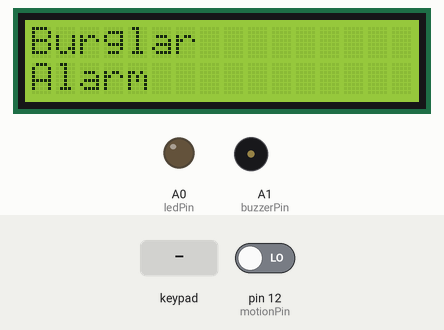
Bench run of a sketch on a simulated Arduino Uno, built with avr-gcc and run on an emulated ATmega328P. Parts: 16×2 character LCD, output pins drawn as LEDs (lit = HIGH), buzzer (waves = sounding). Dashed ring = blinking. The inputs (shaded band) are chosen by the test bench; at power-on: pin 12 (motionPin) LOW.

Above: at 4.2 s.
4.3 s: keypad keys 1 2 3 4 D pressed 0.4 s apart
At 8.1 s:
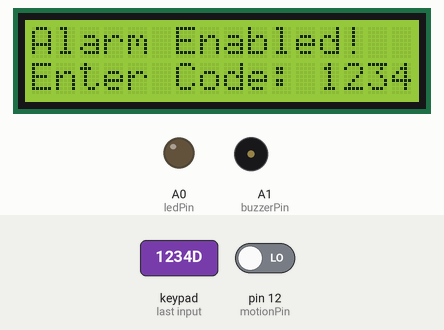
9.3 s: key 'D' pressed
At 10.5 s:
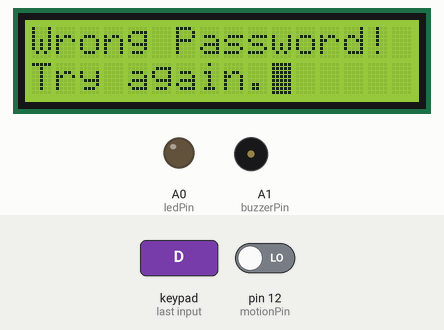
12.3 s: pin 12 (motionPin) driven HIGH
At 13.4 s:
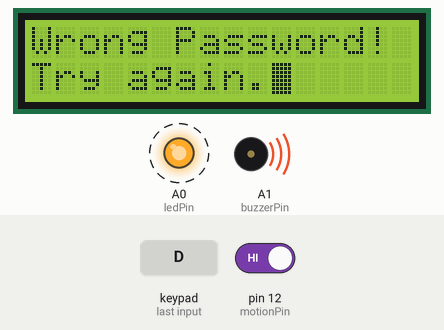
15.3 s: keypad keys 1 2 3 4 D pressed 0.4 s apart
At 19.1 s:
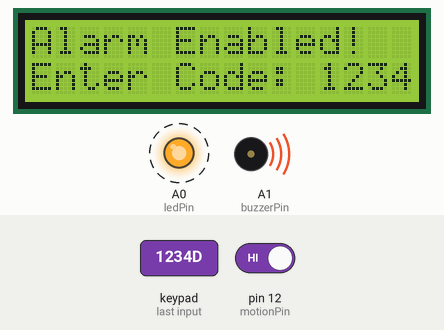
20.3 s: key '1' pressed
At 21.3 s:
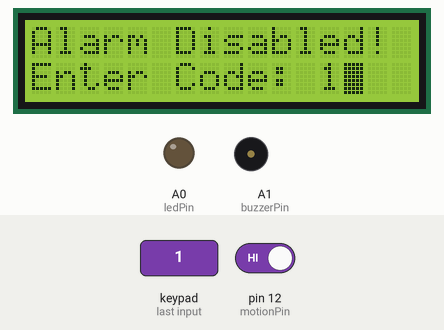
23.3 s: pin 12 (motionPin) driven LOW
Timing chart, 0 to 26.3 s (numbered marks = the images above; inputs shaded):
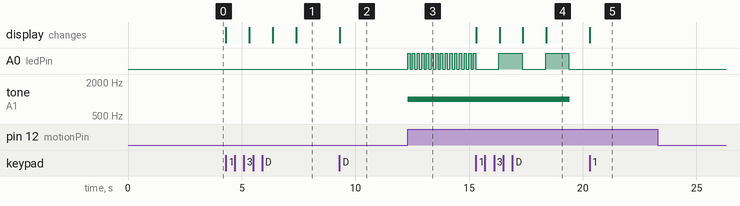

The sketch:

LCDKeypad.ino
```cpp
#include <Keypad.h>
#include<LiquidCrystal.h>
#include<SoftwareSerial.h>
LiquidCrystal lcd(2,3,4,5,6,7);

const byte ROWS = 4;
const byte COLS = 4;
const int buzzerPin = A1;
const int ledPin = A0;
const int motionPin = 12;

boolean unlocked = false;
boolean buzzer_mode = false;

String enterCode = "Enter Code: ";
int tries = 3;
long previousMillis = 0;
long interval = 100;
int ledState = LOW;
char code;
String enteredCode;
String password = "1234";

char keys[ROWS][COLS] = {
  {'1','2','3','+'},
  {'4','5','6','-'},
  {'7','8','9','C'},
  {'*','0','=','D'}
};

byte rowPins[ROWS] = {8,9,10,11};
byte colPins[COLS] = {A5,A4,A3,A2};
Keypad customKeypad = Keypad( makeKeymap(keys), rowPins, colPins, ROWS, COLS);

void setup() {
  // put your setup code here, to run once:
  pinMode(ledPin, OUTPUT);
  pinMode(buzzerPin, OUTPUT);

  lcd.begin(16,2);
  lcd.setCursor(0,0);
  lcd.print("Burglar");
  lcd.setCursor(0,1);
  lcd.print("Alarm");
  delay(3000);
  lcd.clear();
  lcd.cursor();
  lcd.blink();
  Serial.begin(9600);
}

void loop() {
  while(1){
    code = customKeypad.getKey();
    lcd.setCursor(0,1);
    lcd.print(enterCode);
    if(unlocked){
      lcd.setCursor(0,0);
      lcd.print("Alarm Disabled!");
    }else{
      lcd.setCursor(0,0);
      lcd.print("Alarm Enabled!");
    }

    if(code=='C'){
      enteredCode = "";
      lcd.clear();

    }

    if(code >='0' && code <= '9'){
      enteredCode += code;
      lcd.setCursor(enterCode.length(),1);
      lcd.print(enteredCode);
      delay(1000);
    }

    if(code == 'D'){
      if(enteredCode.equals(password)){
        if(unlocked == false){
          unlocked = true;
          lcd.clear();
          enteredCode = "";
        }else{
          unlocked = false;
          lcd.clear();
          enteredCode = "";
        }
      }else{
        unlocked = false;
        lcd.setCursor(0,0);
        lcd.print("Wrong Password!");
        lcd.setCursor(0,1);
        lcd.print("Try again.");
        tries--;
        if(tries == 0){
          buzzer_mode = true;
          tries = 3;
        }
        enteredCode = "";
        delay(2000);
        lcd.clear();
      }
    }

    if(digitalRead(motionPin)){
      if(unlocked){
        buzzer_mode = false;
      }else if(unlocked == false){
        buzzer_mode = true;
      }
    }


    if(buzzer_mode){
      unsigned long currentMillis = millis();
      if(currentMillis - previousMillis > interval) {
        previousMillis = currentMillis;
        if (ledState == LOW){
          ledState = HIGH;
        }else{
          ledState = LOW;
        }
      digitalWrite(ledPin, ledState);
      }
      tone(buzzerPin,1000);
    }

    if(buzzer_mode == false){
      noTone(buzzerPin);
      digitalWrite(ledPin, LOW);
    }
  }
}
```

Measured:
- after the input at 4.3 s, the display: first changes at once (image 1 shows a later state)
- after the input at 9.3 s, the display: changes at once (image 2)
- after the input at 12.3 s, A0 (ledPin): alternates HIGH for 0.10 s and LOW for 0.10 s, starting at once; tone on A1 (buzzerPin): silent → 1000 Hz at once
- after the input at 15.3 s, A0 (ledPin): alternates HIGH for 1.0 s and LOW for 1.0 s, starting after 1.0 s; tone on A1 (buzzerPin): 1000 Hz → silent after 4.1 s; the display: first changes at once (image 4 shows a later state)
- after the input at 20.3 s, the display: changes at once (image 5)
- after the input at 23.3 s, every drawn part: stays the same
